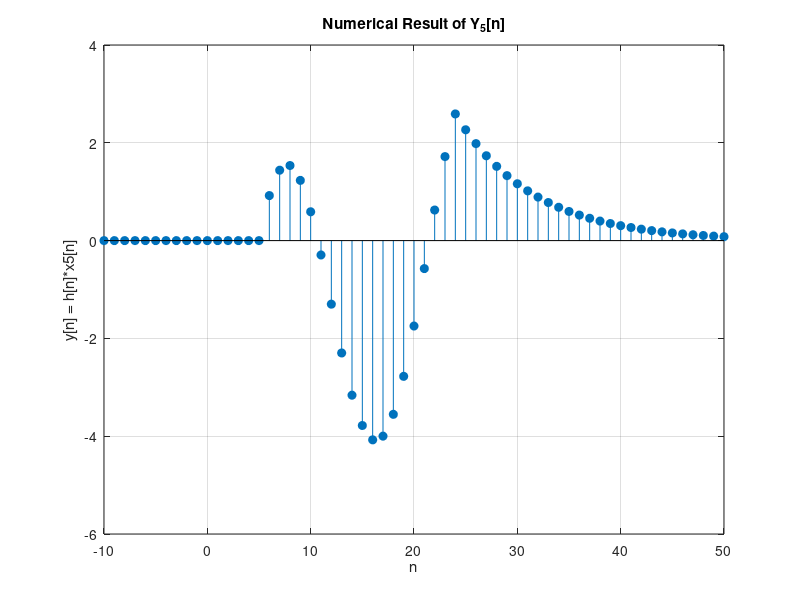
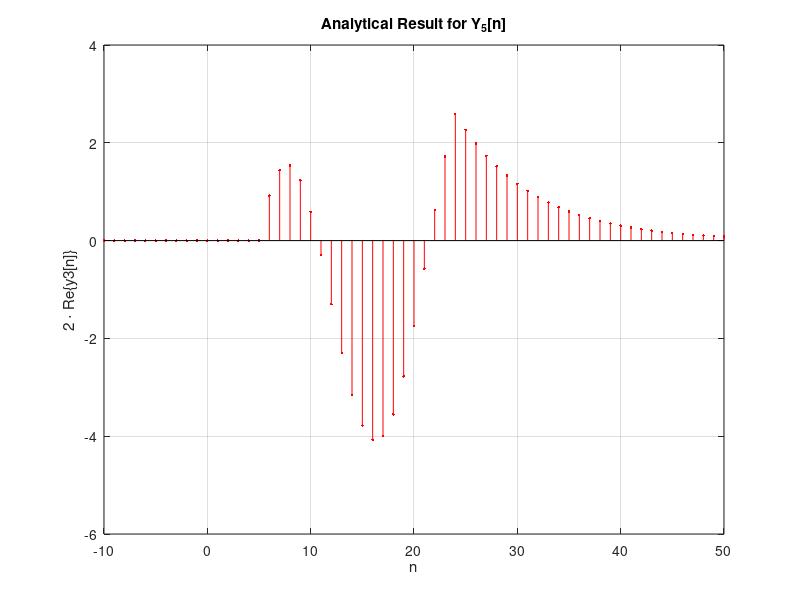

The MATLAB source for these figures, in order:
% Numerical Result
range1 = 100;
range2 = -range1:1:range1;
uh = zeros(size(range2));
uh(range2 >= 4) = 1;
impulse = (7/8).^range2 .* uh;
r = (-range1/2):1:(range1/2);
x5 = zeros(size(r));
x5((r <= 20) & (r >= 2)) = 2*cos((2:20).*1/3);
y5 = zeros(size(r));
for k = -(range1/2):(range1/2)
    a = impulse(r-k+range1+1) .* x5(k+(range1/2)+1);
    y5 = y5 + a;
end
% Plot Numerical Result
figure;  % Open a new figure window
stem(-10:50,y5(41:101),'filled');
xlabel('n');
ylabel('y[n] = h[n]*x5[n]');
title('Numerical Result of Y_5[n]');
grid on;

range2 = -10:100; 
y3_2 = zeros(size(range2));  
j = sqrt(-1);  

ind1 = (range2 >= 6) & (range2 <= 24);
y3_2(ind1) = (exp(j/3).^range2(ind1)) .* ...
    (((7/8) * exp(-j/3)).^4 - ((7/8) * exp(-j/3)).^(range2(ind1) - 1)) ...
    / (1 - (7/8) * exp(-j/3));

ind2 = (range2 > 24);
y3_2(ind2) = (exp(j/3).^range2(ind2)) .* ...
    (((7/8) * exp(-j/3)).^(range2(ind2) - 20) - ((7/8) * exp(-j/3)).^(range2(ind2) - 1)) ...
    / (1 - (7/8) * exp(-j/3));
y3_re = 2 * real(y3_2);
figure;
stem((-10:50), y3_re(1:61), 'filled', '.r');  % 2 * Re{y3[n]} sinyalini yeşil renkte çiz
xlabel('n');
ylabel('2 \cdot Re\{y3[n]\}');
title('Analytical Result for Y_5[n]');
grid on;
